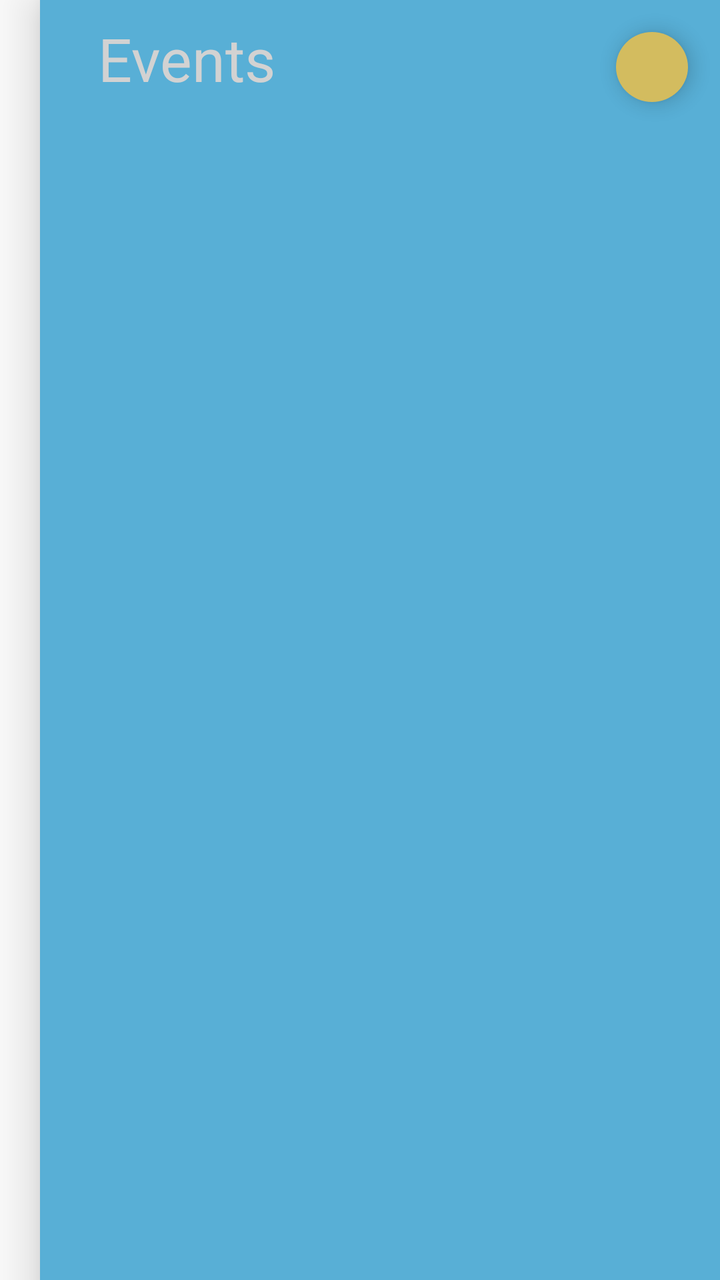
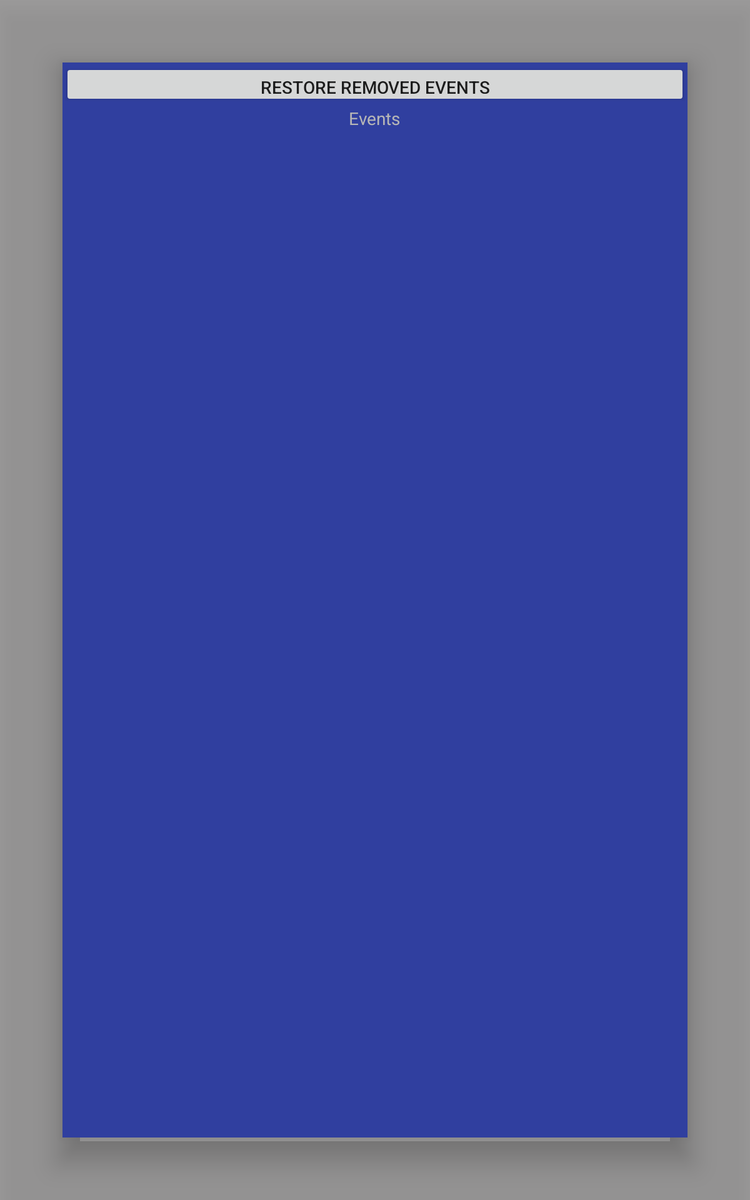

An Android layout and its configuration variant, each rendered on a device that would load it. The default file and the variant file are quoted in full after the pictures.
<!-- AndroidManifest.xml: application theme AppTheme -->
<!-- res/layout/eventquene_fragment.xml -->
<?xml version="1.0" encoding="utf-8"?>
<LinearLayout xmlns:android="http://schemas.android.com/apk/res/android"
              android:orientation="vertical"
              android:layout_width="match_parent"
              android:elevation="14dp"
              android:layout_height="match_parent"
    >

    <RelativeLayout

        android:id="@+id/eventquene_linearlayout"
        android:background="@color/colorLightPrimary"
        android:elevation="14dp"
        android:clickable="true"
        android:layout_width="340dp"
        android:layout_gravity="right"
        android:layout_height="match_parent"
        android:orientation="vertical"
        >


        <ImageButton
            android:id="@+id/restore_button"
            android:layout_width="36dp"
            android:elevation="5dp"
            android:layout_height="35dp"
            android:layout_margin="16dp"
            android:layout_alignParentEnd="true"
            android:background="@drawable/bg_circle"
            android:src="@drawable/ic_recharge"
            android:text="@string/restore_button_label"
            android:layout_gravity="right"
            android:layout_alignParentRight="true"
            />

        <TextView
            android:layout_width="wrap_content"
            android:layout_height="wrap_content"
            android:textSize="30sp"
            android:paddingLeft="20dp"
            android:text="@string/quene_type_label"
            android:textColor="#D2D2D2"
            android:layout_margin="9dp"
            android:id="@+id/type_label"
            android:layout_gravity="center_horizontal"
            />

        <android.support.v7.widget.RecyclerView
            android:layout_width="match_parent"
            android:layout_height="wrap_content"
            android:layout_marginTop="10dp"
            android:id="@+id/evenRecyclerView"
            android:layout_marginLeft="15dp"
            android:layout_marginRight="12dp"
            android:layout_marginBottom="15dp"
            android:layout_below="@+id/type_label"/>
    </RelativeLayout>


</LinearLayout>
<!-- resources referenced by this layout -->
<resources>
  <color name="colorLightPrimary">#58afd6</color>
  <!-- drawable bg_circle (drawable-xhdpi) -->
  <?xml version="1.0" encoding="utf-8"?>
  <shape
      xmlns:android="http://schemas.android.com/apk/res/android"
      android:shape="oval">
  
      <solid
          android:color="#D3BC5F"/>
  
      <size
          android:width="120dp"
          android:height="120dp"/>
  </shape>
  <string name="quene_type_label">Events</string>
  <string name="restore_button_label">restore removed events</string>
  <style name="AppTheme" parent="Theme.AppCompat.Light.NoActionBar">
          
          <item name="colorPrimary">@color/colorPrimary</item>
          <item name="colorPrimaryDark">@color/colorPrimaryDark</item>
          <item name="colorAccent">@color/colorAccent</item>
      </style>
  <color name="colorPrimary">#03A9F4</color>
  <color name="colorPrimaryDark">#0288D1</color>
  <color name="colorAccent">#448AFF</color>
</resources>
<!-- res/layout-sw600dp/eventquene_fragment.xml (the repository's variant of the layout above) -->
<!-- drawn on a 7-inch tablet held upright -->
<?xml version="1.0" encoding="utf-8"?>
<LinearLayout xmlns:android="http://schemas.android.com/apk/res/android"
              android:orientation="vertical"
              android:layout_width="match_parent"
              android:layout_height="match_parent"
              android:elevation="14dp"
              android:background="#64121111">
<LinearLayout xmlns:android="http://schemas.android.com/apk/res/android"
              android:orientation="vertical"
              android:layout_margin="50dp"
              android:background="#303F9F"
              android:elevation="14dp"
              android:clickable="true"
              android:id="@+id/eventquene_linearlayout"
              android:layout_width="match_parent"
              android:layout_height="match_parent">

    <Button
        android:layout_width="match_parent"
        android:layout_height="35dp"
        android:text="@string/restore_button_label"
        android:id="@+id/restore_button"/>
    <TextView
        android:layout_width="wrap_content"
        android:layout_height="wrap_content"
        android:text="@string/quene_type_label"
        android:textColor="#B6B6B6"
        android:id="@+id/type_label"
        android:layout_gravity="center_horizontal"/>


    <android.support.v7.widget.RecyclerView
        android:layout_width="wrap_content"
        android:layout_height="wrap_content"
        android:id="@+id/evenRecyclerView"
        android:layout_margin="15dp"
        />


</LinearLayout>

    </LinearLayout>
<!-- resources referenced by the variant -->
<!-- as a 7-inch tablet held upright resolves them -->
<resources>
  <string name="quene_type_label">Events</string>
  <string name="restore_button_label">restore removed events</string>
  <style name="AppTheme" parent="Theme.AppCompat.Light.NoActionBar">
          
          <item name="colorPrimary">@color/colorPrimary</item>
          <item name="colorPrimaryDark">@color/colorPrimaryDark</item>
          <item name="colorAccent">@color/colorAccent</item>
      </style>
  <color name="colorPrimary">#03A9F4</color>
  <color name="colorPrimaryDark">#0288D1</color>
  <color name="colorAccent">#448AFF</color>
</resources>
